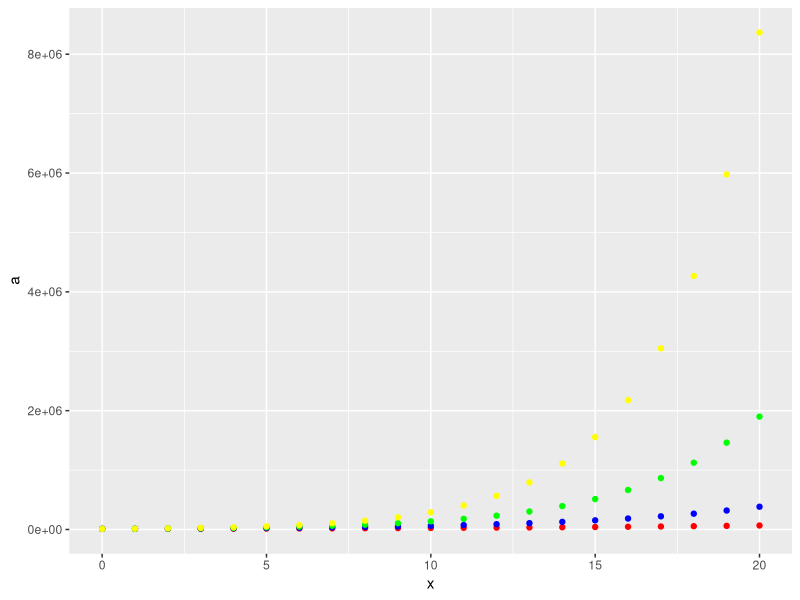
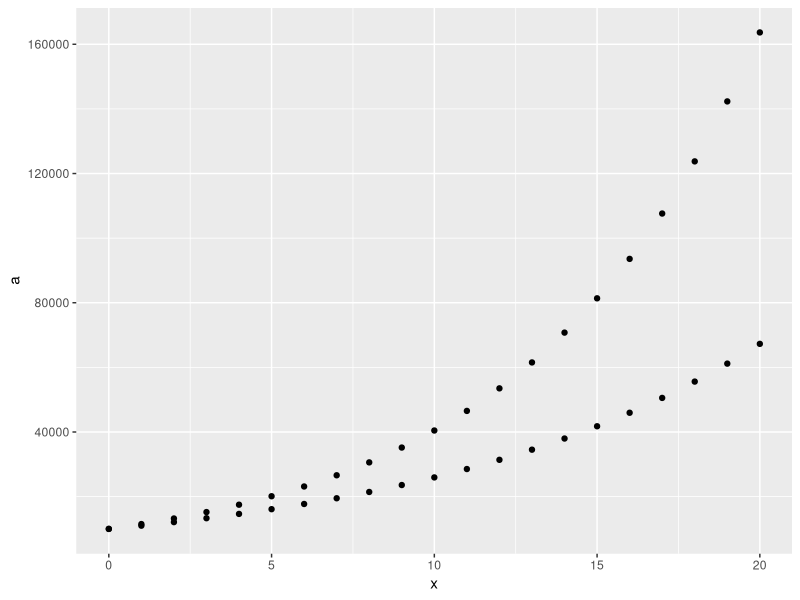
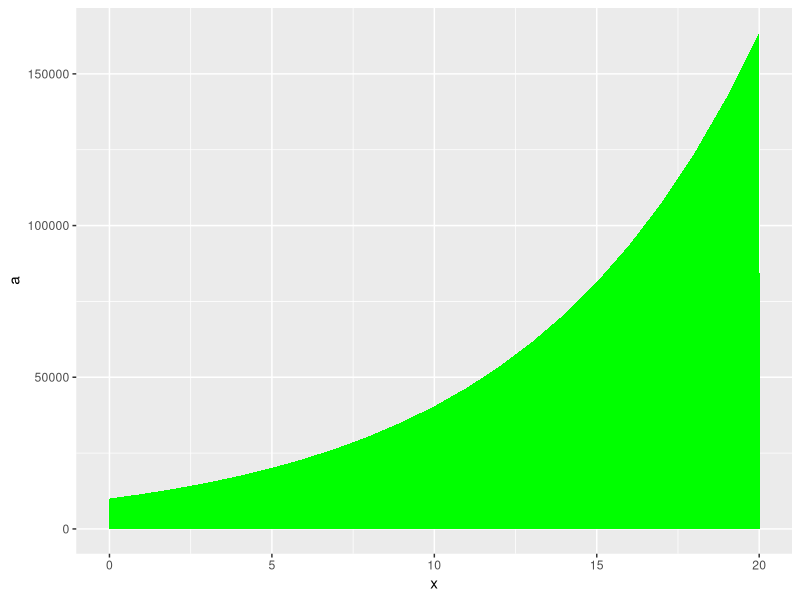

R code for these plots, in order:
x<-0:20
a<-10000*(1.1^x)
b<-10000*(1.2^x)
c<-10000*(1.3^x)
d<-10000*(1.4^x)
e<-10000*(1.5^x)
f<-10000*(1.6^x)
g<-10000*(1.15^x)

library(ggplot2)
alldata<-cbind(x,a,b,c,d,e,f,g)
alldata_df<-data.frame(alldata)



graph<-ggplot(data=alldata_df)+geom_point(aes(x=x,y=a),col="red")+
  geom_point(aes(x=x,y=b),col="blue")+geom_point(aes(x=x,y=c),col="green")+
  geom_point(aes(x=x,y=d),col="yellow")
plot(graph)

graph1<-ggplot(data=alldata_df)+geom_point(aes(x=x,y=a))+geom_point(aes(x=x,y=g))
plot(graph1)

graph2<-ggplot(data=alldata_df)+geom_area(aes(x=x,y=a),fill="yellow")+
  geom_area(aes(x=x,y=g),fill="green")
plot(graph2)
